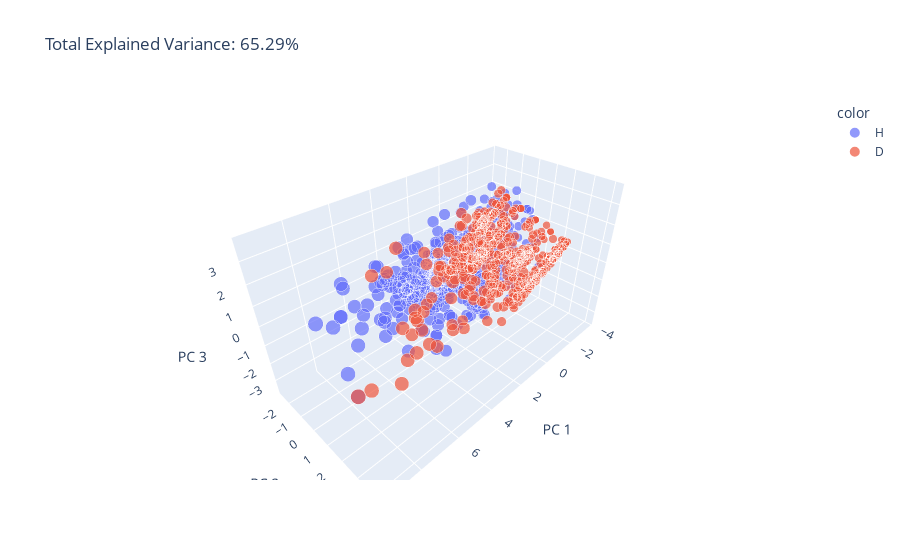

Notebook cell for this chart:
### Markdown cell above
## PCA plots

### Code cell
import plotly.express as px
from sklearn.decomposition import PCA

np.random.seed(5)

X = df.drop(columns='CONDITION')
pca = PCA(n_components=3)
components = pca.fit_transform(X)

total_var = pca.explained_variance_ratio_.sum() * 100

fig = px.scatter_3d(
    components, x=0, y=1, z=2, color=df['CONDITION'],
    title=f'Total Explained Variance: {total_var:.2f}%',
    labels={'0': 'PC 1', '1': 'PC 2', '2': 'PC 3'},
    size=X.sum(axis=1),
    size_max=15
)
fig.show()

### Figure 1 — Plotly figure (JSON) as saved in the notebook; plotly's stock layout.template omitted (floating-point values rounded to 4 significant figures; data arrays with more than 128 entries replaced by an {"elided": "..."} marker saying what was removed)
{"data": [{"hovertemplate": "color=H<br>PC 1=%{x}<br>PC 2=%{y}<br>PC 3=%{z}<br>size=%{marker.size}<extra></extra>", "legendgroup": "H", "marker": {"color": "#636efa", "size": {"elided": "493 int values"}, "sizemode": "area", "sizeref": 0.2533, "symbol": "circle"}, "mode": "markers", "name": "H", "scene": "scene", "showlegend": true, "type": "scatter3d", "x": {"elided": "493 float values"}, "y": {"elided": "493 float values"}, "z": {"elided": "493 float values"}}, {"hovertemplate": "color=D<br>PC 1=%{x}<br>PC 2=%{y}<br>PC 3=%{z}<br>size=%{marker.size}<extra></extra>", "legendgroup": "D", "marker": {"color": "#EF553B", "size": {"elided": "493 int values"}, "sizemode": "area", "sizeref": 0.2533, "symbol": "circle"}, "mode": "markers", "name": "D", "scene": "scene", "showlegend": true, "type": "scatter3d", "x": {"elided": "493 float values"}, "y": {"elided": "493 float values"}, "z": {"elided": "493 float values"}}], "layout": {"legend": {"itemsizing": "constant", "title": {"text": "color"}, "tracegroupgap": 0}, "scene": {"domain": {"x": [0, 1], "y": [0, 1]}, "xaxis": {"title": {"text": "PC 1"}}, "yaxis": {"title": {"text": "PC 2"}}, "zaxis": {"title": {"text": "PC 3"}}}, "title": {"text": "Total Explained Variance: 65.29%"}}}
